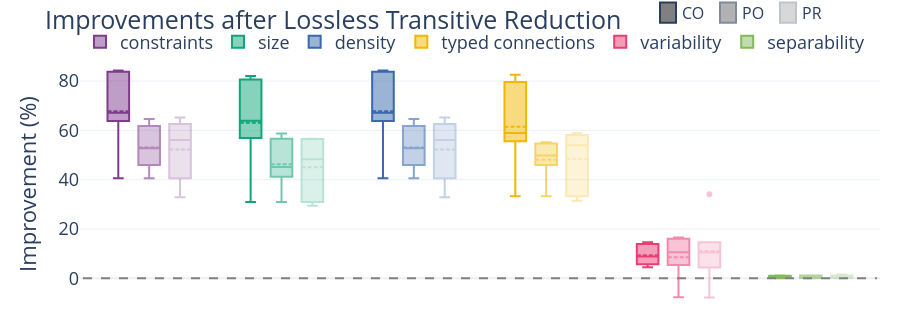

Notebook source saved alongside this figure:
### Code cell
palette = plotly.colors.qualitative.Bold
measure_colors = {m: palette[i % len(palette)] for i, m in enumerate(MEASURES)}

fig = go.Figure()

fig.add_shape(
    type="line", x0=-0.5, x1=len(MEASURES) - 0.5, y0=0, y1=0,
    line=dict(color="Gray", dash="dash"),
)

for i, (mode_name, mode_key) in enumerate(MODES.items()):
    opacity = 1.0 if i == 0 else 0.3 * (3 - i)
    for measure in MEASURES:
        y_data = improvements[mode_key][measure]
        fig.add_trace(go.Box(
            y=y_data,
            x=[MEASURE_LABELS[measure]] * len(y_data),
            name=MEASURE_LABELS[measure],
            marker_color=measure_colors[measure],
            legendgroup=measure,
            showlegend=(i == 0),
            opacity=opacity,
            offsetgroup=str(i),
        ))
# Position settings for the custom legend (Top right inside plot)
key_x_start = 0.725
key_y_start = 1.14
x_offsets = [0,0.075,0.15]

for i, mode in enumerate(MODES.keys()):
    # Match the opacity logic used in the loop
    op = 1.0 if i == 0 else 0.3 * (3-i)
    # 1. The Box (Shape)
    x = key_x_start + x_offsets[i]
    y = key_y_start
    fig.add_shape(
        type="rect",
        xref="paper", yref="paper",
        x0=x,
        x1=x + 0.02,
        y0=y,
        y1=y + 0.08,
        fillcolor="gray",
        opacity=op
    )
    
    fig.add_annotation(
        x=x + 0.025,
        y=y + 0.04,
        xref="paper", yref="paper",
        text=mode,
        showarrow=False,
        xanchor="left",
        yanchor="middle",
        font=dict(size=16)
    )

fig.update_layout(
    title='Improvements after Lossless Transitive Reduction',
    yaxis_title="Improvement (%)",
    boxmode="group",
    showlegend=True,
    legend=dict(orientation="h", yanchor="bottom", y=0.99, xanchor="left", x=0, font=dict(size=18)),
    width=900,
    height=310,
    font=dict(size=18),
    margin=dict(l=80, r=20, t=58, b=0),
)

fig.update_traces(boxmean=True)
fig.update_xaxes(visible=False)
fig.show()
fig.write_image(str(FIGURES_PATH / "improvement_factors.pdf"))
print(f"Saved to {FIGURES_PATH / 'improvement_factors.pdf'}")

### Figure 1 — Plotly figure (JSON) as saved in the notebook; plotly's stock layout.template omitted (floating-point values rounded to 4 significant figures)
{"data": [{"boxmean": true, "legendgroup": "constraints", "marker": {"color": "rgb(127, 60, 141)"}, "name": "constraints", "offsetgroup": "0", "opacity": 1, "showlegend": true, "type": "box", "x": ["constraints", "constraints", "constraints", "constraints", "constraints", "constraints"], "y": [40.62, 68.18, 63.79, 84.26, 83.78, 66.18]}, {"boxmean": true, "legendgroup": "size", "marker": {"color": "rgb(17, 165, 121)"}, "name": "size", "offsetgroup": "0", "opacity": 1, "showlegend": true, "type": "box", "x": ["size", "size", "size", "size", "size", "size"], "y": [30.95, 64.94, 56.92, 82.1, 80.68, 62.94]}, {"boxmean": true, "legendgroup": "density", "marker": {"color": "rgb(57, 105, 172)"}, "name": "density", "offsetgroup": "0", "opacity": 1, "showlegend": true, "type": "box", "x": ["density", "density", "density", "density", "density", "density"], "y": [40.63, 68.18, 63.79, 84.26, 83.78, 66.18]}, {"boxmean": true, "legendgroup": "typed_connections", "marker": {"color": "rgb(242, 183, 1)"}, "name": "typed connections", "offsetgroup": "0", "opacity": 1, "showlegend": true, "type": "box", "x": ["typed connections", "typed connections", "typed connections", "typed connections", "typed connections", "typed connections"], "y": [33.33, 60.72, 55.64, 79.62, 82.54, 57.25]}, {"boxmean": true, "legendgroup": "variability", "marker": {"color": "rgb(231, 63, 116)"}, "name": "variability", "offsetgroup": "0", "opacity": 1, "showlegend": true, "type": "box", "x": ["variability", "variability", "variability", "variability", "variability", "variability"], "y": [14.6, 11.42, 5.681, 6.202, 4.49, 13.89]}, {"boxmean": true, "legendgroup": "separability", "marker": {"color": "rgb(128, 186, 90)"}, "name": "separability", "offsetgroup": "0", "opacity": 1, "showlegend": true, "type": "box", "x": ["separability", "separability", "separability", "separability", "separability", "separability"], "y": [1.093, 0.8052, 1.024, 0.07128, 0.5941, 0.1981]}, {"boxmean": true, "legendgroup": "constraints", "marker": {"color": "rgb(127, 60, 141)"}, "name": "constraints", "offsetgroup": "1", "opacity": 0.6, "showlegend": false, "type": "box", "x": ["constraints", "constraints", "constraints", "constraints", "constraints", "constraints"], "y": [40.62, 52.59, 64.65, 61.81, 52.94, 45.92]}, {"boxmean": true, "legendgroup": "size", "marker": {"color": "rgb(17, 165, 121)"}, "name": "size", "offsetgroup": "1", "opacity": 0.6, "showlegend": false, "type": "box", "x": ["size", "size", "size", "size", "size", "size"], "y": [30.95, 48.03, 56.64, 58.75, 42.19, 41.22]}, {"boxmean": true, "legendgroup": "density", "marker": {"color": "rgb(57, 105, 172)"}, "name": "density", "offsetgroup": "1", "opacity": 0.6, "showlegend": false, "type": "box", "x": ["density", "density", "density", "density", "density", "density"], "y": [40.63, 52.59, 64.65, 61.81, 52.94, 45.92]}, {"boxmean": true, "legendgroup": "typed_connections", "marker": {"color": "rgb(242, 183, 1)"}, "name": "typed connections", "offsetgroup": "1", "opacity": 0.6, "showlegend": false, "type": "box", "x": ["typed connections", "typed connections", "typed connections", "typed connections", "typed connections", "typed connections"], "y": [33.33, 50, 55.17, 54.68, 49.57, 45.97]}, {"boxmean": true, "legendgroup": "variability", "marker": {"color": "rgb(231, 63, 116)"}, "name": "variability", "offsetgroup": "1", "opacity": 0.6, "showlegend": false, "type": "box", "x": ["variability", "variability", "variability", "variability", "variability", "variability"], "y": [14.6, 16.04, 6.506, 5.415, -7.697, 16.52]}, {"boxmean": true, "legendgroup": "separability", "marker": {"color": "rgb(128, 186, 90)"}, "name": "separability", "offsetgroup": "1", "opacity": 0.6, "showlegend": false, "type": "box", "x": ["separability", "separability", "separability", "separability", "separability", "separability"], "y": [1.093, 0.7335, 1.166, 0.04271, 0.5746, 0.1715]}, {"boxmean": true, "legendgroup": "constraints", "marker": {"color": "rgb(127, 60, 141)"}, "name": "constraints", "offsetgroup": "2", "opacity": 0.3, "showlegend": false, "type": "box", "x": ["constraints", "constraints", "constraints", "constraints", "constraints", "constraints"], "y": [40.62, 65.28, 62.64, 59.41, 52.88, 32.87]}, {"boxmean": true, "legendgroup": "size", "marker": {"color": "rgb(17, 165, 121)"}, "name": "size", "offsetgroup": "2", "opacity": 0.3, "showlegend": false, "type": "box", "x": ["size", "size", "size", "size", "size", "size"], "y": [30.95, 56.63, 54.29, 56.47, 42.31, 29.46]}, {"boxmean": true, "legendgroup": "density", "marker": {"color": "rgb(57, 105, 172)"}, "name": "density", "offsetgroup": "2", "opacity": 0.3, "showlegend": false, "type": "box", "x": ["density", "density", "density", "density", "density", "density"], "y": [40.63, 65.28, 62.64, 59.41, 52.88, 32.87]}, {"boxmean": true, "legendgroup": "typed_connections", "marker": {"color": "rgb(242, 183, 1)"}, "name": "typed connections", "offsetgroup": "2", "opacity": 0.3, "showlegend": false, "type": "box", "x": ["typed connections", "typed connections", "typed connections", "typed connections", "typed connections", "typed connections"], "y": [33.33, 58.89, 58.16, 55.13, 52.88, 31.45]}, {"boxmean": true, "legendgroup": "variability", "marker": {"color": "rgb(231, 63, 116)"}, "name": "variability", "offsetgroup": "2", "opacity": 0.3, "showlegend": false, "type": "box", "x": ["variability", "variability", "variability", "variability", "variability", "variability"], "y": [14.6, 34.09, 7.199, 4.353, -7.746, 13.76]}, {"boxmean": true, "legendgroup": "separability", "marker": {"color": "rgb(128, 186, 90)"}, "name": "separability", "offsetgroup": "2", "opacity": 0.3, "showlegend": false, "type": "box", "x": ["separability", "separability", "separability", "separability", "separability", "separability"], "y": [1.093, 1.592, 1.142, 0.03892, 0.5685, 0.1036]}], "layout": {"annotations": [{"font": {"size": 16}, "showarrow": false, "text": "CO", "x": 0.75, "xanchor": "left", "xref": "paper", "y": 1.18, "yanchor": "middle", "yref": "paper"}, {"font": {"size": 16}, "showarrow": false, "text": "PO", "x": 0.825, "xanchor": "left", "xref": "paper", "y": 1.18, "yanchor": "middle", "yref": "paper"}, {"font": {"size": 16}, "showarrow": false, "text": "PR", "x": 0.9, "xanchor": "left", "xref": "paper", "y": 1.18, "yanchor": "middle", "yref": "paper"}], "boxmode": "group", "font": {"size": 18}, "height": 310, "legend": {"font": {"size": 18}, "orientation": "h", "x": 0, "xanchor": "left", "y": 0.99, "yanchor": "bottom"}, "margin": {"b": 0, "l": 80, "r": 20, "t": 58}, "shapes": [{"line": {"color": "Gray", "dash": "dash"}, "type": "line", "x0": -0.5, "x1": 5.5, "y0": 0, "y1": 0}, {"fillcolor": "gray", "opacity": 1, "type": "rect", "x0": 0.725, "x1": 0.745, "xref": "paper", "y0": 1.14, "y1": 1.22, "yref": "paper"}, {"fillcolor": "gray", "opacity": 0.6, "type": "rect", "x0": 0.8, "x1": 0.82, "xref": "paper", "y0": 1.14, "y1": 1.22, "yref": "paper"}, {"fillcolor": "gray", "opacity": 0.3, "type": "rect", "x0": 0.875, "x1": 0.895, "xref": "paper", "y0": 1.14, "y1": 1.22, "yref": "paper"}], "showlegend": true, "title": {"text": "Improvements after Lossless Transitive Reduction"}, "width": 900, "xaxis": {"visible": false}, "yaxis": {"title": {"text": "Improvement (%)"}}}}
